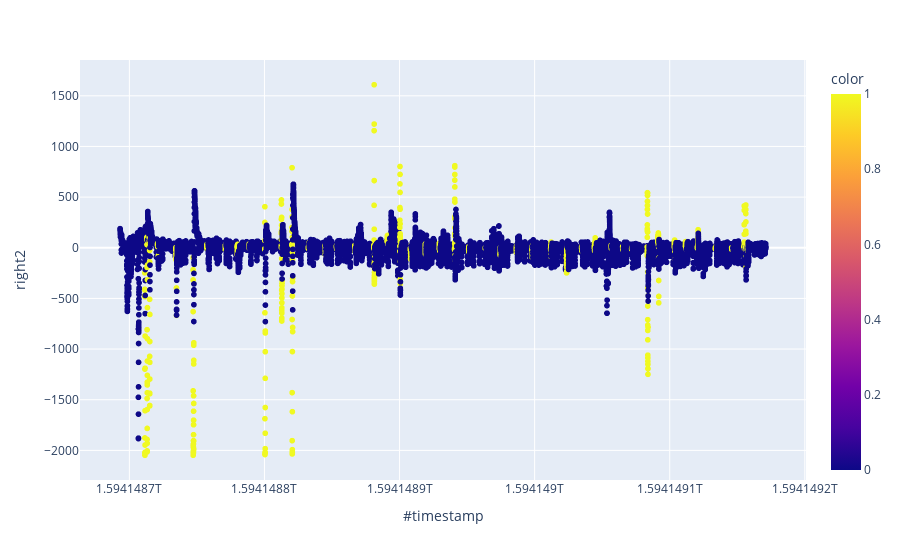

The notebook cell this image was saved under:
### Code cell
### actual
raw = dataset_6.iloc[:no_pred_steps]
fig = px.scatter(raw, x=raw['#timestamp'], y=raw['right2'], color=compare_frame['Actual Event'])
fig.show()

### Figure 1 — Plotly figure (JSON) as saved in the notebook; plotly's stock layout.template omitted (floating-point values rounded to 4 significant figures; data arrays with more than 128 entries replaced by an {"elided": "..."} marker saying what was removed)
{"data": [{"hovertemplate": "#timestamp=%{x}<br>right2=%{y}<br>color=%{marker.color}<extra></extra>", "legendgroup": "", "marker": {"color": {"elided": "23900 int values"}, "coloraxis": "coloraxis", "symbol": "circle"}, "mode": "markers", "name": "", "showlegend": false, "type": "scattergl", "x": {"elided": "23900 int values"}, "xaxis": "x", "y": {"elided": "23900 int values"}, "yaxis": "y"}], "layout": {"coloraxis": {"colorbar": {"title": {"text": "color"}}, "colorscale": [[0, "#0d0887"], [0.1111, "#46039f"], [0.2222, "#7201a8"], [0.3333, "#9c179e"], [0.4444, "#bd3786"], [0.5556, "#d8576b"], [0.6667, "#ed7953"], [0.7778, "#fb9f3a"], [0.8889, "#fdca26"], [1, "#f0f921"]]}, "legend": {"tracegroupgap": 0}, "margin": {"t": 60}, "xaxis": {"anchor": "y", "domain": [0, 1], "title": {"text": "#timestamp"}}, "yaxis": {"anchor": "x", "domain": [0, 1], "title": {"text": "right2"}}}}
